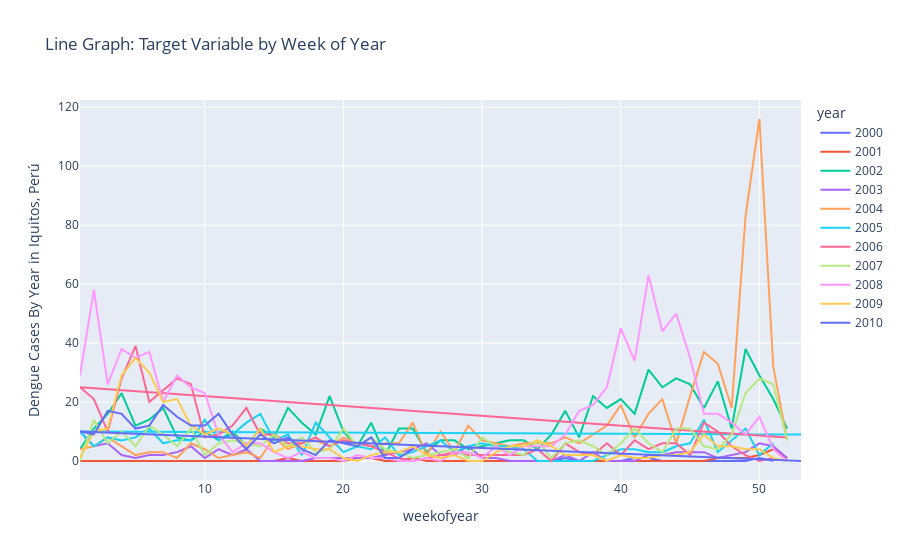

Notebook code cell kept with this figure:
### Code cell
# Import necessary modules
# Assume df is your DataFrame, which has been created using Polars.

# First, we need to convert the Polars DataFrame to Pandas DataFrame 
# as Plotly works with Pandas DataFrame
city = 'iq'
city_dengue = training_labels.filter(pl.col('city') == city)
df_pandas = city_dengue.to_pandas()

# Now, we can use Plotly Express to create the line graph
fig = px.line(df_pandas, x="weekofyear", y="total_cases", color='year', 
              title='Line Graph: Target Variable by Week of Year',
              labels={'week_of_year': 'Week of the Year', 
                      'total_cases': f'Dengue Cases By Year in {"San Juan, PR" if city == "sj" else "Iquitos, Perú"}'})

# Display the figure
fig.show()

### Figure 1 — Plotly figure (JSON) as saved in the notebook; plotly's stock layout.template omitted (floating-point values rounded to 4 significant figures)
{"data": [{"hovertemplate": "year=2000<br>weekofyear=%{x}<br>Dengue Cases By Year in Iquitos, Perú=%{y}<extra></extra>", "legendgroup": "2000", "line": {"color": "#636efa", "dash": "solid"}, "marker": {"symbol": "circle"}, "mode": "lines", "name": "2000", "orientation": "v", "showlegend": true, "type": "scatter", "x": [26, 27, 28, 29, 30, 31, 32, 33, 34, 35, 36, 37, 38, 39, 40, 41, 42, 43, 44, 45, 46, 47, 48, 49, 50, 51], "xaxis": "x", "y": [0, 0, 0, 0, 0, 0, 0, 0, 0, 0, 1, 0, 0, 0, 0, 1, 1, 0, 0, 0, 0, 0, 0, 0, 1, 0], "yaxis": "y"}, {"hovertemplate": "year=2001<br>weekofyear=%{x}<br>Dengue Cases By Year in Iquitos, Perú=%{y}<extra></extra>", "legendgroup": "2001", "line": {"color": "#EF553B", "dash": "solid"}, "marker": {"symbol": "circle"}, "mode": "lines", "name": "2001", "orientation": "v", "showlegend": true, "type": "scatter", "x": [1, 2, 3, 4, 5, 6, 7, 8, 9, 10, 11, 12, 13, 14, 15, 16, 17, 18, 19, 20, 21, 22, 23, 24, 25, 26, 27, 28, 29, 30, 31, 32, 33, 34, 35, 36, 37, 38, 39, 40, 41, 42, 43, 44, 45, 46, 47, 48, 49, 50, 51, 52], "xaxis": "x", "y": [0, 0, 0, 0, 0, 0, 0, 0, 0, 0, 0, 0, 0, 0, 0, 1, 0, 0, 0, 0, 1, 1, 0, 0, 1, 0, 0, 0, 0, 0, 0, 0, 0, 0, 0, 0, 0, 0, 0, 0, 0, 0, 0, 0, 0, 0, 1, 1, 1, 2, 4, 1], "yaxis": "y"}, {"hovertemplate": "year=2002<br>weekofyear=%{x}<br>Dengue Cases By Year in Iquitos, Perú=%{y}<extra></extra>", "legendgroup": "2002", "line": {"color": "#00cc96", "dash": "solid"}, "marker": {"symbol": "circle"}, "mode": "lines", "name": "2002", "orientation": "v", "showlegend": true, "type": "scatter", "x": [1, 2, 3, 4, 5, 6, 7, 8, 9, 10, 11, 12, 13, 14, 15, 16, 17, 18, 19, 20, 21, 22, 23, 24, 25, 26, 27, 28, 29, 30, 31, 32, 33, 34, 35, 36, 37, 38, 39, 40, 41, 42, 43, 44, 45, 46, 47, 48, 49, 50, 51, 52], "xaxis": "x", "y": [4, 11, 16, 23, 12, 14, 18, 8, 7, 10, 7, 10, 5, 11, 8, 18, 13, 9, 22, 10, 5, 13, 2, 11, 11, 3, 7, 7, 4, 5, 6, 7, 7, 4, 9, 17, 8, 22, 18, 21, 16, 31, 25, 28, 26, 18, 27, 11, 38, 29, 21, 11], "yaxis": "y"}, {"hovertemplate": "year=2003<br>weekofyear=%{x}<br>Dengue Cases By Year in Iquitos, Perú=%{y}<extra></extra>", "legendgroup": "2003", "line": {"color": "#ab63fa", "dash": "solid"}, "marker": {"symbol": "circle"}, "mode": "lines", "name": "2003", "orientation": "v", "showlegend": true, "type": "scatter", "x": [1, 2, 3, 4, 5, 6, 7, 8, 9, 10, 11, 12, 13, 14, 15, 16, 17, 18, 19, 20, 21, 22, 23, 24, 25, 26, 27, 28, 29, 30, 31, 32, 33, 34, 35, 36, 37, 38, 39, 40, 41, 42, 43, 44, 45, 46, 47, 48, 49, 50, 51, 52], "xaxis": "x", "y": [10, 5, 6, 2, 1, 2, 2, 3, 5, 1, 4, 2, 4, 0, 0, 0, 0, 1, 1, 1, 1, 1, 2, 3, 4, 6, 2, 2, 5, 1, 1, 0, 0, 0, 0, 2, 0, 3, 0, 0, 0, 2, 2, 3, 3, 3, 1, 2, 3, 6, 5, 1], "yaxis": "y"}, {"hovertemplate": "year=2004<br>weekofyear=%{x}<br>Dengue Cases By Year in Iquitos, Perú=%{y}<extra></extra>", "legendgroup": "2004", "line": {"color": "#FFA15A", "dash": "solid"}, "marker": {"symbol": "circle"}, "mode": "lines", "name": "2004", "orientation": "v", "showlegend": true, "type": "scatter", "x": [1, 2, 3, 4, 5, 6, 7, 8, 9, 10, 11, 12, 13, 14, 15, 16, 17, 18, 19, 20, 21, 22, 23, 24, 25, 26, 27, 28, 29, 30, 31, 32, 33, 34, 35, 36, 37, 38, 39, 40, 41, 42, 43, 44, 45, 46, 47, 48, 49, 50, 51, 52], "xaxis": "x", "y": [4, 5, 8, 5, 2, 3, 3, 1, 6, 4, 1, 2, 3, 1, 8, 4, 6, 7, 5, 8, 6, 5, 6, 6, 13, 2, 10, 3, 12, 7, 6, 5, 6, 6, 6, 8, 6, 9, 12, 19, 8, 16, 21, 6, 22, 37, 33, 18, 83, 116, 32, 7], "yaxis": "y"}, {"hovertemplate": "year=2005<br>weekofyear=%{x}<br>Dengue Cases By Year in Iquitos, Perú=%{y}<extra></extra>", "legendgroup": "2005", "line": {"color": "#19d3f3", "dash": "solid"}, "marker": {"symbol": "circle"}, "mode": "lines", "name": "2005", "orientation": "v", "showlegend": true, "type": "scatter", "x": [53, 1, 2, 3, 4, 5, 6, 7, 8, 9, 10, 11, 12, 13, 14, 15, 16, 17, 18, 19, 20, 21, 22, 23, 24, 25, 26, 27, 28, 29, 30, 31, 32, 33, 34, 35, 36, 37, 38, 39, 40, 41, 42, 43, 44, 45, 46, 47, 48, 49, 50, 51], "xaxis": "x", "y": [9, 10, 5, 8, 7, 8, 11, 6, 7, 7, 14, 7, 9, 13, 16, 7, 9, 2, 13, 8, 3, 5, 4, 8, 2, 3, 5, 7, 3, 5, 6, 5, 5, 4, 0, 0, 0, 0, 0, 2, 4, 4, 3, 3, 5, 6, 14, 3, 7, 11, 2, 6], "yaxis": "y"}, {"hovertemplate": "year=2006<br>weekofyear=%{x}<br>Dengue Cases By Year in Iquitos, Perú=%{y}<extra></extra>", "legendgroup": "2006", "line": {"color": "#FF6692", "dash": "solid"}, "marker": {"symbol": "circle"}, "mode": "lines", "name": "2006", "orientation": "v", "showlegend": true, "type": "scatter", "x": [52, 1, 2, 3, 4, 5, 6, 7, 8, 9, 10, 11, 12, 13, 14, 15, 16, 17, 18, 19, 20, 21, 22, 23, 24, 25, 26, 27, 28, 29, 30, 31, 32, 33, 34, 35, 36, 37, 38, 39, 40, 41, 42, 43, 44, 45, 46, 47, 48, 49, 50, 51], "xaxis": "x", "y": [8, 25, 21, 10, 28, 39, 20, 24, 28, 26, 8, 9, 12, 18, 9, 9, 6, 6, 8, 5, 7, 6, 5, 3, 1, 0, 1, 2, 3, 2, 2, 2, 2, 2, 4, 0, 6, 3, 2, 6, 2, 7, 4, 6, 6, 2, 13, 10, 5, 2, 0, 1], "yaxis": "y"}, {"hovertemplate": "year=2007<br>weekofyear=%{x}<br>Dengue Cases By Year in Iquitos, Perú=%{y}<extra></extra>", "legendgroup": "2007", "line": {"color": "#B6E880", "dash": "solid"}, "marker": {"symbol": "circle"}, "mode": "lines", "name": "2007", "orientation": "v", "showlegend": true, "type": "scatter", "x": [1, 2, 3, 4, 5, 6, 7, 8, 9, 10, 11, 12, 13, 14, 15, 16, 17, 18, 19, 20, 21, 22, 23, 24, 25, 26, 27, 28, 29, 30, 31, 32, 33, 34, 35, 36, 37, 38, 39, 40, 41, 42, 43, 44, 45, 46, 47, 48, 49, 50, 51, 52], "xaxis": "x", "y": [0, 14, 6, 10, 5, 12, 9, 5, 11, 2, 6, 7, 6, 5, 9, 5, 8, 3, 4, 11, 5, 8, 4, 3, 1, 2, 3, 4, 1, 8, 5, 3, 2, 7, 1, 6, 7, 5, 2, 6, 11, 6, 3, 11, 11, 5, 4, 9, 23, 28, 26, 7], "yaxis": "y"}, {"hovertemplate": "year=2008<br>weekofyear=%{x}<br>Dengue Cases By Year in Iquitos, Perú=%{y}<extra></extra>", "legendgroup": "2008", "line": {"color": "#FF97FF", "dash": "solid"}, "marker": {"symbol": "circle"}, "mode": "lines", "name": "2008", "orientation": "v", "showlegend": true, "type": "scatter", "x": [1, 2, 3, 4, 5, 6, 7, 8, 9, 10, 11, 12, 13, 14, 15, 16, 17, 18, 19, 20, 21, 22, 23, 24, 25, 26, 27, 28, 29, 30, 31, 32, 33, 34, 35, 36, 37, 38, 39, 40, 41, 42, 43, 44, 45, 46, 47, 48, 49, 50, 51, 52], "xaxis": "x", "y": [29, 58, 26, 38, 35, 37, 20, 29, 25, 23, 9, 3, 6, 6, 3, 1, 3, 1, 1, 0, 2, 1, 1, 0, 0, 1, 0, 3, 3, 1, 5, 2, 5, 5, 5, 9, 17, 19, 25, 45, 34, 63, 44, 50, 35, 16, 16, 13, 9, 15, 4, 0], "yaxis": "y"}, {"hovertemplate": "year=2009<br>weekofyear=%{x}<br>Dengue Cases By Year in Iquitos, Perú=%{y}<extra></extra>", "legendgroup": "2009", "line": {"color": "#FECB52", "dash": "solid"}, "marker": {"symbol": "circle"}, "mode": "lines", "name": "2009", "orientation": "v", "showlegend": true, "type": "scatter", "x": [1, 2, 3, 4, 5, 6, 7, 8, 9, 10, 11, 12, 13, 14, 15, 16, 17, 18, 19, 20, 21, 22, 23, 24, 25, 26, 27, 28, 29, 30, 31, 32, 33, 34, 35, 36, 37, 38, 39, 40, 41, 42, 43, 44, 45, 46, 47, 48, 49, 50, 51, 52], "xaxis": "x", "y": [1, 10, 11, 29, 35, 30, 20, 21, 12, 9, 11, 9, 5, 11, 3, 5, 5, 4, 4, 1, 0, 2, 3, 3, 5, 2, 1, 2, 0, 0, 3, 5, 5, 7, 5, 2, 2, 2, 0, 2, 1, 1, 2, 2, 3, 9, 5, 5, 4, 4, 1, 0], "yaxis": "y"}, {"hovertemplate": "year=2010<br>weekofyear=%{x}<br>Dengue Cases By Year in Iquitos, Perú=%{y}<extra></extra>", "legendgroup": "2010", "line": {"color": "#636efa", "dash": "solid"}, "marker": {"symbol": "circle"}, "mode": "lines", "name": "2010", "orientation": "v", "showlegend": true, "type": "scatter", "x": [53, 1, 2, 3, 4, 5, 6, 7, 8, 9, 10, 11, 12, 13, 14, 15, 16, 17, 18, 19, 20, 21, 22, 23, 24, 25], "xaxis": "x", "y": [0, 10, 9, 17, 16, 11, 12, 19, 15, 12, 12, 16, 9, 4, 9, 6, 8, 4, 2, 7, 6, 5, 8, 1, 1, 4], "yaxis": "y"}], "layout": {"legend": {"title": {"text": "year"}, "tracegroupgap": 0}, "title": {"text": "Line Graph: Target Variable by Week of Year"}, "xaxis": {"anchor": "y", "domain": [0, 1], "title": {"text": "weekofyear"}}, "yaxis": {"anchor": "x", "domain": [0, 1], "title": {"text": "Dengue Cases By Year in Iquitos, Perú"}}}}
